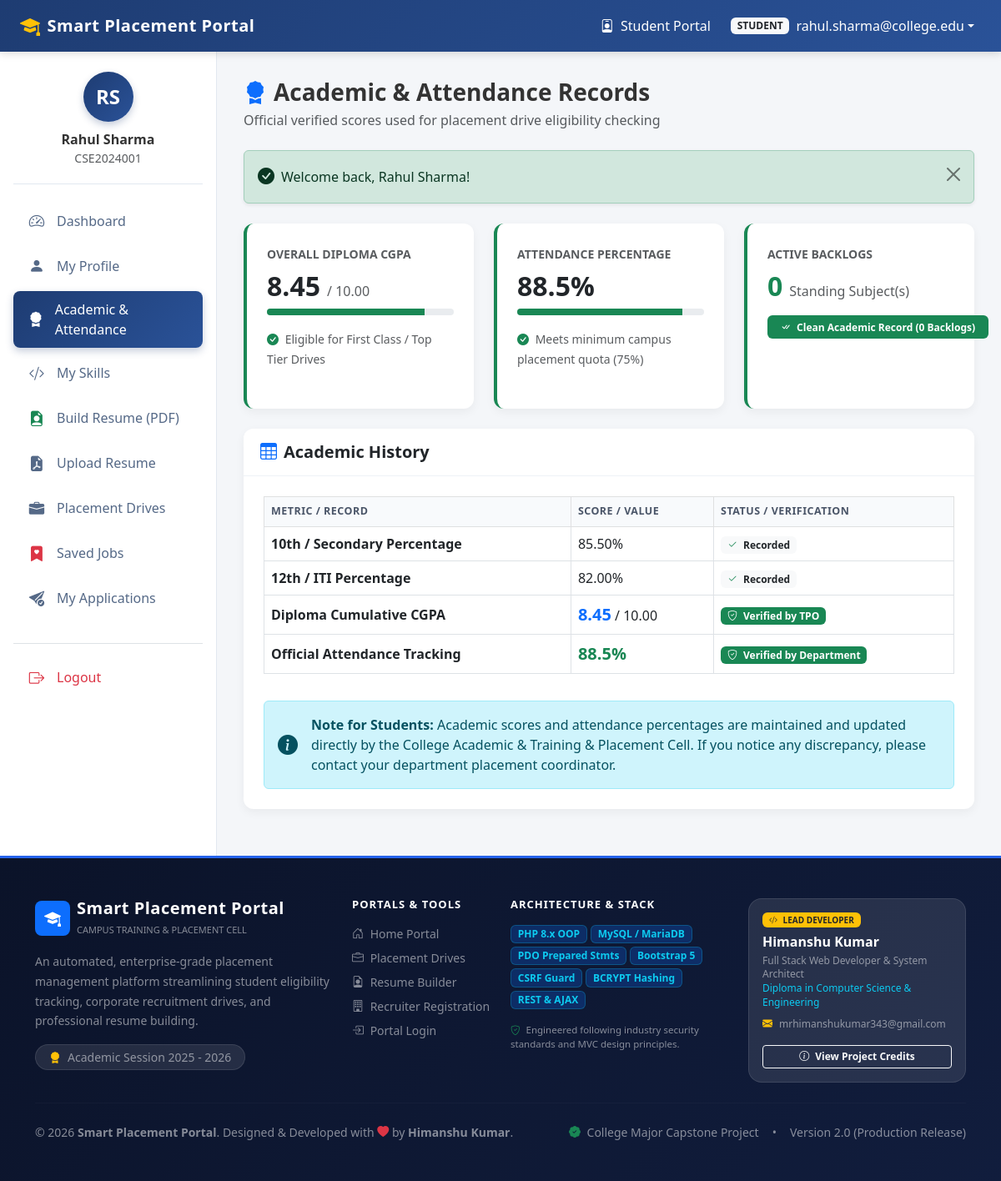
Page /student/academics.php (signed in) on the committed database.
### tables this page shows
CREATE TABLE `students` (
  `id` int(11) NOT NULL AUTO_INCREMENT,
  `user_id` int(11) NOT NULL,
  `enrollment_no` varchar(30) NOT NULL,
  `first_name` varchar(50) NOT NULL,
  `last_name` varchar(50) NOT NULL,
  `phone` varchar(15) DEFAULT NULL,
  `department` varchar(50) NOT NULL DEFAULT 'Computer Engineering',
  `semester` int(11) NOT NULL DEFAULT 5,
  `gender` enum('Male','Female','Other') DEFAULT NULL,
  `dob` date DEFAULT NULL,
  `address` text DEFAULT NULL,
  `resume_path` varchar(255) DEFAULT NULL,
  `created_at` timestamp NOT NULL DEFAULT current_timestamp(),
  PRIMARY KEY (`id`),
  UNIQUE KEY `user_id` (`user_id`),
  UNIQUE KEY `enrollment_no` (`enrollment_no`),
  CONSTRAINT `fk_students_user` FOREIGN KEY (`user_id`) REFERENCES `users` (`id`) ON DELETE CASCADE ON UPDATE CASCADE
);

CREATE TABLE `academic_records` (
  `id` int(11) NOT NULL AUTO_INCREMENT,
  `student_id` int(11) NOT NULL,
  `tenth_percentage` decimal(5,2) DEFAULT 0.00,
  `twelfth_percentage` decimal(5,2) DEFAULT 0.00,
  `cgpa` decimal(4,2) NOT NULL DEFAULT 0.00,
  `active_backlogs` int(11) NOT NULL DEFAULT 0,
  `attendance_percentage` decimal(5,2) NOT NULL DEFAULT 0.00,
  `updated_at` timestamp NOT NULL DEFAULT current_timestamp() ON UPDATE current_timestamp(),
  PRIMARY KEY (`id`),
  UNIQUE KEY `student_id` (`student_id`),
  CONSTRAINT `fk_academic_student` FOREIGN KEY (`student_id`) REFERENCES `students` (`id`) ON DELETE CASCADE ON UPDATE CASCADE
);

### config/functions.php (called while the page is built, shortened)
<?php
require_once __DIR__ . '/session.php';
function e($string) {
    return htmlspecialchars((string)($string ?? ''), ENT_QUOTES, 'UTF-8');
}
function isLoggedIn() {
    return isset($_SESSION['user_id']) && !empty($_SESSION['user_id']);
}
function isStudent() {
    return isLoggedIn() && isset($_SESSION['role']) && $_SESSION['role'] === 'student';
}
function getCurrentStudent($pdo) {
    $stmt = $pdo->prepare("
        SELECT s.*, u.email, u.status as account_status,
               a.tenth_percentage, a.twelfth_percentage, a.cgpa,
               a.active_backlogs, a.attendance_percentage
        FROM students s
        JOIN users u ON s.user_id = u.id
        LEFT JOIN academic_records a ON s.id = a.student_id
        WHERE s.user_id = :user_id
        LIMIT 1
    ");
    $stmt->execute([':user_id' => $_SESSION['user_id']]);
    return $stmt->fetch();
}

### config/session.php (called while the page is built, shortened)
<?php
function getCsrfToken() {
    return $_SESSION['csrf_token'];
}

### student/academics.php (the view, shortened to what this page needs)
<?php
require_once __DIR__ . '/../config/database.php';
require_once __DIR__ . '/../config/functions.php';
$student = getCurrentStudent($pdo);
$cgpa = (float)($student['cgpa'] ?? 0.00);
$attendance = (float)($student['attendance_percentage'] ?? 0.00);
$backlogs = (int)($student['active_backlogs'] ?? 0);
require_once __DIR__ . '/../includes/header.php';
require_once __DIR__ . '/../includes/navbar.php';
?>
<div class="dashboard-container">
    <?php require_once __DIR__ . '/../includes/sidebar_student.php'; ?>
    <main class="portal-content">
        <div class="container-fluid p-0">
            <div class="d-flex justify-content-between align-items-center mb-4">
                <div>
                    <h3 class="fw-bold mb-1"><i class="bi bi-award-fill text-primary me-2"></i>Academic & Attendance Records</h3>
                    <p class="text-muted mb-0">Official verified scores used for placement drive eligibility checking</p>
                </div>
            </div>
            <?php require_once __DIR__ . '/../includes/alerts.php'; ?>
            <div class="row g-4 mb-4">
                <div class="col-md-4">
                    <div class="card card-portal h-100 border-start border-4 <?= $cgpa >= 7.5 ? 'border-success' : ($cgpa >= 6.0 ? 'border-primary' : 'border-danger') ?>">
                        <div class="card-body p-4">
                            <span class="text-muted text-uppercase fw-bold small">Overall Diploma CGPA</span>
                            <div class="d-flex align-items-baseline mt-2 mb-2">
                                <h2 class="fw-bold mb-0 me-2"><?= number_format($cgpa, 2) ?></h2>
                                <span class="text-muted">/ 10.00</span>
                            </div>
                            <div class="progress mb-3" style="height: 8px;">
                                <div class="progress-bar <?= $cgpa >= 7.5 ? 'bg-success' : ($cgpa >= 6.0 ? 'bg-primary' : 'bg-danger') ?>" style="width: <?= min(100, $cgpa * 10) ?>%;"></div>
                            </div>
                            <small class="text-muted">
                                <?= $cgpa >= 7.5 ? '<i class="bi bi-check-circle-fill text-success me-1"></i> Eligible for First Class / Top Tier Drives' : '<i class="bi bi-info-circle text-primary me-1"></i> Standard Eligibility Range' ?>
                            </small>
                        </div>
                    </div>
                </div>
                <div class="col-md-4">
                    <div class="card card-portal h-100 border-start border-4 <?= $attendance >= 75.0 ? 'border-success' : 'border-danger' ?>">
                        <div class="card-body p-4">
                            <span class="text-muted text-uppercase fw-bold small">Attendance Percentage</span>
                            <div class="d-flex align-items-baseline mt-2 mb-2">
                                <h2 class="fw-bold mb-0 me-2"><?= number_format($attendance, 1) ?>%</h2>
                            </div>
                            <div class="progress mb-3" style="height: 8px;">
                                <div class="progress-bar <?= $attendance >= 75.0 ? 'bg-success' : 'bg-danger' ?>" style="width: <?= min(100, $attendance) ?>%;"></div>
                            </div>
                            <small class="text-muted">
                                <?= $attendance >= 75.0 ? '<i class="bi bi-check-circle-fill text-success me-1"></i> Meets minimum campus placement quota (75%)' : '<i class="bi bi-exclamation-triangle-fill text-danger me-1"></i> Attendance below standard placement cutoff (75%)' ?>
                            </small>
                        </div>
                    </div>
                </div>
                <div class="col-md-4">
                    <div class="card card-portal h-100 border-start border-4 <?= $backlogs === 0 ? 'border-success' : 'border-warning' ?>">
                        <div class="card-body p-4">
                            <span class="text-muted text-uppercase fw-bold small">Active Backlogs</span>
                            <div class="d-flex align-items-baseline mt-2 mb-2">
                                <h2 class="fw-bold mb-0 me-2 <?= $backlogs === 0 ? 'text-success' : 'text-danger' ?>"><?= $backlogs ?></h2>
                                <span class="text-muted">Standing Subject(s)</span>
                            </div>
                            <div class="mt-3">
                                <?php if ($backlogs === 0): ?>
                                    <span class="badge bg-success text-white px-3 py-2"><i class="bi bi-check-all me-1"></i> Clean Academic Record (0 Backlogs)</span>
                                <?php else: ?>
                                    <span class="badge bg-danger text-white px-3 py-2"><i class="bi bi-exclamation-circle me-1"></i> <?= $backlogs ?> Active Backlog(s)</span>
                                <?php endif; ?>
                            </div>
                        </div>
                    </div>
                </div>
            </div>
            <div class="card card-portal">
                <div class="card-header">
                    <h5 class="mb-0 fw-bold"><i class="bi bi-table me-2 text-primary"></i>Academic History</h5>
                </div>
                <div class="card-body p-4">
                    <div class="table-responsive">
                        <table class="table table-bordered table-portal align-middle">
                            <thead class="table-light">
                                <tr>
                                    <th>Metric / Record</th>
                                    <th>Score / Value</th>
                                    <th>Status / Verification</th>
                                </tr>
                            </thead>
                            <tbody>
                                <tr>
                                    <td><strong>10th / Secondary Percentage</strong></td>
                                    <td><?= number_format((float)($student['tenth_percentage'] ?? 0), 2) ?>%</td>
                                    <td><span class="badge bg-light text-dark"><i class="bi bi-check2 text-success me-1"></i> Recorded</span></td>
                                </tr>
                                <tr>
                                    <td><strong>12th / ITI Percentage</strong></td>
                                    <td><?= !empty($student['twelfth_percentage']) ? number_format((float)$student['twelfth_percentage'], 2) . '%' : 'N/A' ?></td>
                                    <td><span class="badge bg-light text-dark"><i class="bi bi-check2 text-success me-1"></i> Recorded</span></td>
                                </tr>
                                <tr>
                                    <td><strong>Diploma Cumulative CGPA</strong></td>
                                    <td><strong class="text-primary fs-5"><?= number_format($cgpa, 2) ?></strong> / 10.00</td>
                                    <td><span class="badge bg-success text-white"><i class="bi bi-shield-check me-1"></i> Verified by TPO</span></td>
                                </tr>
                                <tr>
                                    <td><strong>Official Attendance Tracking</strong></td>
                                    <td><strong class="<?= $attendance >= 75 ? 'text-success' : 'text-danger' ?> fs-5"><?= number_format($attendance, 1) ?>%</strong></td>
                                    <td><span class="badge bg-success text-white"><i class="bi bi-shield-check me-1"></i> Verified by Department</span></td>
                                </tr>
                            </tbody>
                        </table>
                    </div>
                    <div class="alert alert-info d-flex align-items-center mb-0 mt-3">
                        <i class="bi bi-info-circle-fill fs-4 me-3"></i>
                        <div>
                            <strong>Note for Students:</strong> Academic scores and attendance percentages are maintained and updated directly by the College Academic & Training & Placement Cell. If you notice any discrepancy, please contact your department placement coordinator.
                        </div>
                    </div>
                </div>
            </div>
        </div>
    </main>
</div>
<?php require_once __DIR__ . '/../includes/footer.php'; ?>

### includes/sidebar_student.php
<?php
$currentPage = basename($_SERVER['PHP_SELF']);
$studentInfo = getCurrentStudent($pdo);
$displayName = $studentInfo ? ($studentInfo['first_name'] . ' ' . $studentInfo['last_name']) : 'Student';
$initials = $studentInfo ? strtoupper(substr($studentInfo['first_name'], 0, 1) . substr($studentInfo['last_name'], 0, 1)) : 'ST';
?>
<aside class="portal-sidebar">
    <div class="sidebar-profile">
        <div class="avatar-circle">
            <?= e($initials) ?>
        </div>
        <h6 class="mb-0 fw-bold"><?= e($displayName) ?></h6>
        <small class="text-muted"><?= e($studentInfo['enrollment_no'] ?? 'Student Portal') ?></small>
    </div>
    <ul class="nav flex-column portal-nav">
        <li class="nav-item">
            <a class="nav-link <?= $currentPage === 'dashboard.php' ? 'active' : '' ?>" href="<?= BASE_URL ?>student/dashboard.php">
                <i class="bi bi-speedometer2"></i> Dashboard
            </a>
        </li>
        <li class="nav-item">
            <a class="nav-link <?= $currentPage === 'profile.php' ? 'active' : '' ?>" href="<?= BASE_URL ?>student/profile.php">
                <i class="bi bi-person-fill"></i> My Profile
            </a>
        </li>
        <li class="nav-item">
            <a class="nav-link <?= $currentPage === 'academics.php' ? 'active' : '' ?>" href="<?= BASE_URL ?>student/academics.php">
                <i class="bi bi-award-fill"></i> Academic & Attendance
            </a>
        </li>
        <li class="nav-item">
            <a class="nav-link <?= $currentPage === 'skills.php' ? 'active' : '' ?>" href="<?= BASE_URL ?>student/skills.php">
                <i class="bi bi-code-slash"></i> My Skills
            </a>
        </li>
        <li class="nav-item">
            <a class="nav-link <?= $currentPage === 'resume_builder.php' ? 'active' : '' ?>" href="<?= BASE_URL ?>student/resume_builder.php">
                <i class="bi bi-file-earmark-person-fill text-success"></i> Build Resume (PDF)
            </a>
        </li>
        <li class="nav-item">
            <a class="nav-link <?= $currentPage === 'resume.php' ? 'active' : '' ?>" href="<?= BASE_URL ?>student/resume.php">
                <i class="bi bi-file-earmark-pdf-fill"></i> Upload Resume
            </a>
        </li>
        <li class="nav-item">
            <a class="nav-link <?= in_array($currentPage, ['drives.php', 'drive_details.php']) ? 'active' : '' ?>" href="<?= BASE_URL ?>student/drives.php">
                <i class="bi bi-briefcase-fill"></i> Placement Drives
            </a>
        </li>
        <li class="nav-item">
            <a class="nav-link <?= $currentPage === 'saved_jobs.php' ? 'active' : '' ?>" href="<?= BASE_URL ?>student/saved_jobs.php">
                <i class="bi bi-bookmark-heart-fill text-danger"></i> Saved Jobs
            </a>
        </li>
        <li class="nav-item">
            <a class="nav-link <?= $currentPage === 'my_applications.php' ? 'active' : '' ?>" href="<?= BASE_URL ?>student/my_applications.php">
                <i class="bi bi-send-check-fill"></i> My Applications
            </a>
        </li>
        <li class="nav-item mt-4 pt-3 border-top">
            <a class="nav-link text-danger" href="<?= BASE_URL ?>auth/logout.php?csrf=<?= getCsrfToken() ?>">
                <i class="bi bi-box-arrow-right"></i> Logout
            </a>
        </li>
    </ul>
</aside>

### assets/css/custom.css (style rules this page uses)
body { background-color: var(--bg-light); font-family: 'Segoe UI', system-ui, -apple-system, sans-serif; color: #333; min-height: 100vh; display: flex; flex-direction: column; }
.dashboard-container { display: flex; flex: 1; min-height: calc(100vh - var(--topbar-height)); }
.portal-sidebar { width: var(--sidebar-width); background: #ffffff; border-right: 1px solid #e2e8f0; padding: 1.5rem 1rem; display: flex; flex-direction: column; transition: all 0.3s ease; }
.sidebar-profile { padding-bottom: 1.2rem; margin-bottom: 1.2rem; border-bottom: 1px solid #e2e8f0; text-align: center; }
.sidebar-profile .avatar-circle { width: 60px; height: 60px; border-radius: 50%; background: linear-gradient(135deg, var(--primary-color), var(--secondary-color)); color: #fff; display: flex; align-items: center; justify-content: center; font-size: 1.5rem; font-weight: bold; margin: 0 auto 0.75rem; box-shadow: 0 4px 8px rgba(30, 60, 114, 0.25); }
.portal-nav .nav-link { color: #556987; font-weight: 500; padding: 0.65rem 1rem; border-radius: 8px; margin-bottom: 0.35rem; display: flex; align-items: center; transition: all 0.2s ease; }
.portal-nav .nav-link i { font-size: 1.15rem; margin-right: 0.75rem; width: 24px; text-align: center; }
.portal-nav .nav-link.active { color: #ffffff; background: linear-gradient(135deg, var(--primary-color), var(--secondary-color)); box-shadow: 0 4px 10px rgba(30, 60, 114, 0.25); }
.portal-content { flex: 1; padding: 2rem; overflow-y: auto; }
.card-portal { border: none; border-radius: 12px; box-shadow: var(--card-shadow); background: #ffffff; margin-bottom: 1.5rem; }
.card-portal .card-header { background-color: #ffffff; border-bottom: 1px solid #edf2f7; padding: 1rem 1.25rem; font-weight: 600; border-radius: 12px 12px 0 0 !important; }
.table-portal th { font-weight: 600; color: #4a5568; background-color: #f8fafc; border-top: none; text-transform: uppercase; font-size: 0.78rem; letter-spacing: 0.5px; }

### rows in the picture
students: initials "RS", displayName "Rahul Sharma", enrollment_no "CSE2024001", academic_records.cgpa "8.45", academic_records.attendance_percentage "88.5", academic_records.active_backlogs "0", academic_records.tenth_percentage "85.50", academic_records.twelfth_percentage "82.00"

### other values in the picture
$_SESSION['role'] "STUDENT"
$_SESSION['email'] "rahul.sharma@college.edu"
$message "Welcome back, Rahul Sharma!"
APP_NAME "Smart Placement Portal"
